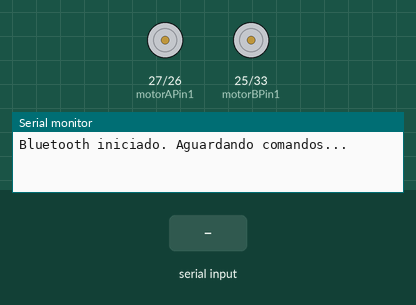
Recording of a sketch running on a simulated ESP32. Parts: motor-driver pin pairs drawn as motors (green arrow = first pin HIGH = forward, orange = second pin HIGH = backward, longer = more drive, scaled by the enable pin), the last lines printed to the serial monitor. Inputs (shaded band) come from the test bench. Nothing arrives over Bluetooth unless stated.

Above: at 1.2 s.
1.3 s: "F" received over the second serial link
At 2.2 s:
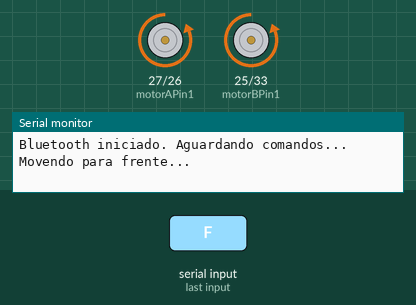
2.8 s: "B" received over the second serial link
At 3.3 s:
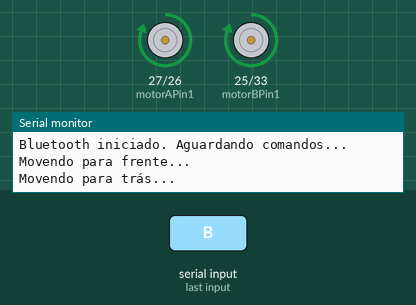
4.3 s: "R" received over the second serial link
At 5.5 s:
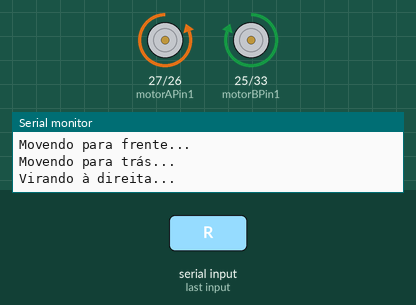
5.8 s: "L" received over the second serial link
At 6.8 s:
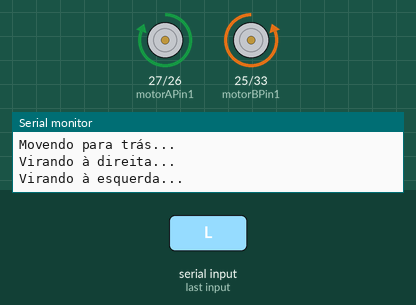
7.3 s: "X" received over the second serial link
At 7.9 s:
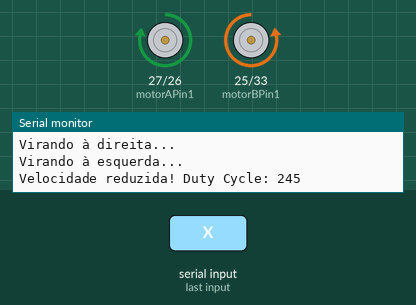
8.8 s: "S" received over the second serial link
At 9.1 s:
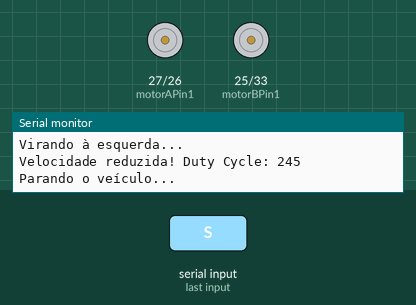
Timing chart, 0 to 11.3 s (numbered marks = the images above; inputs shaded):
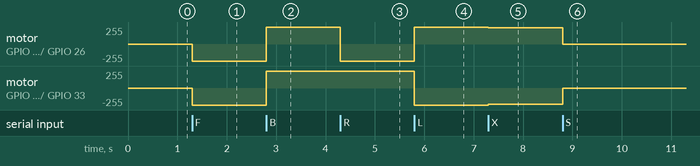

The sketch:

codigo_robo.ino
```cpp
#include "BluetoothSerial.h"

BluetoothSerial SerialBT;

// Pinos do Motor A
int motorAPin1 = 27;  // IN1
int motorAPin2 = 26;  // IN2
int enableA = 14;     // ENA

// Pinos do Motor B
int motorBPin1 = 25;  // IN3
int motorBPin2 = 33;  // IN4
int enableB = 12;     // ENB

// Configurações PWM
int dutyCycle = 255;

void setup() {
  Serial.begin(115200);
  SerialBT.begin("Augostinho carrara");
  Serial.println("Bluetooth iniciado. Aguardando comandos...");

  // Configura os pinos como saídas
  pinMode(motorAPin1, OUTPUT);
  pinMode(motorAPin2, OUTPUT);
  pinMode(enableA, OUTPUT);

  pinMode(motorBPin1, OUTPUT);
  pinMode(motorBPin2, OUTPUT);
  pinMode(enableB, OUTPUT);

  // Define velocidade inicial dos motores
  analogWrite(enableA, dutyCycle);
  analogWrite(enableB, dutyCycle);
}

void loop() {
  if (SerialBT.available()) {
    char cmd = SerialBT.read();

    switch(cmd) {
      case 'F': // Frente
        digitalWrite(motorAPin1, LOW);
        digitalWrite(motorAPin2, HIGH); // Motor A para frente

        digitalWrite(motorBPin1, LOW);
        digitalWrite(motorBPin2, HIGH); // Motor B para frente
        Serial.println("Movendo para frente...");
        break;
      case 'B': // Trás
        digitalWrite(motorAPin1, HIGH);
        digitalWrite(motorAPin2, LOW);

        digitalWrite(motorBPin1, HIGH);
        digitalWrite(motorBPin2, LOW);
        Serial.println("Movendo para trás...");
        break;
      case 'R': // Direita
        digitalWrite(motorAPin1, LOW);
        digitalWrite(motorAPin2, HIGH);

        digitalWrite(motorBPin1, HIGH);
        digitalWrite(motorBPin2, LOW);
        Serial.println("Virando à direita...");
        break;
      case 'L': // Esquerda
        digitalWrite(motorAPin1, HIGH);
        digitalWrite(motorAPin2, LOW); // Motor A para trás

        digitalWrite(motorBPin1, LOW);
        digitalWrite(motorBPin2, HIGH); // Motor B para frente
        Serial.println("Virando à esquerda...");
        break;
      case 'S': // Parar
        digitalWrite(motorAPin1, LOW);
        digitalWrite(motorAPin2, LOW);
        digitalWrite(motorBPin1, LOW);
        digitalWrite(motorBPin2, LOW);
        Serial.println("Parando o veículo...");
        break;
      case 'Y': // Aumentar velocidade
        dutyCycle = min(dutyCycle + 10, 255); // Limite superior
        analogWrite(enableA, dutyCycle);
        analogWrite(enableB, dutyCycle);
        Serial.print("Velocidade aumentada! Duty Cycle: ");
        Serial.println(dutyCycle);
        break;

      case 'X': // Reduzir velocidade
        dutyCycle = max(dutyCycle - 10, 150); // Limite inferior
        analogWrite(enableA, dutyCycle);
        analogWrite(enableB, dutyCycle);
        Serial.print("Velocidade reduzida! Duty Cycle: ");
        Serial.println(dutyCycle);
        break;
      default:
        Serial.println("Comando desconhecido!");
        break;
    }
  }
}
```

Measured:
- after the input at 1.3 s, motor on GPIO 27 (motorAPin1) / GPIO 26 (motorAPin2), motor on GPIO 25 (motorBPin1) / GPIO 33 (motorBPin2): stopped → backward 255/255 at once
- after the input at 2.8 s, motor on GPIO 27 (motorAPin1) / GPIO 26 (motorAPin2), motor on GPIO 25 (motorBPin1) / GPIO 33 (motorBPin2): backward 255/255 → forward 255/255 at once
- after the input at 4.3 s, motor on GPIO 27 (motorAPin1) / GPIO 26 (motorAPin2): forward 255/255 → backward 255/255 at once
- after the input at 5.8 s, motor on GPIO 27 (motorAPin1) / GPIO 26 (motorAPin2): backward 255/255 → forward 255/255 at once; motor on GPIO 25 (motorBPin1) / GPIO 33 (motorBPin2): forward 255/255 → backward 255/255 at once
- after the input at 7.3 s, motor on GPIO 27 (motorAPin1) / GPIO 26 (motorAPin2): forward 255/255 → forward 245/255 at once; motor on GPIO 25 (motorBPin1) / GPIO 33 (motorBPin2): backward 255/255 → backward 245/255 at once
- after the input at 8.8 s, motor on GPIO 27 (motorAPin1) / GPIO 26 (motorAPin2): forward 245/255 → stopped at once; motor on GPIO 25 (motorBPin1) / GPIO 33 (motorBPin2): backward 245/255 → stopped at once
